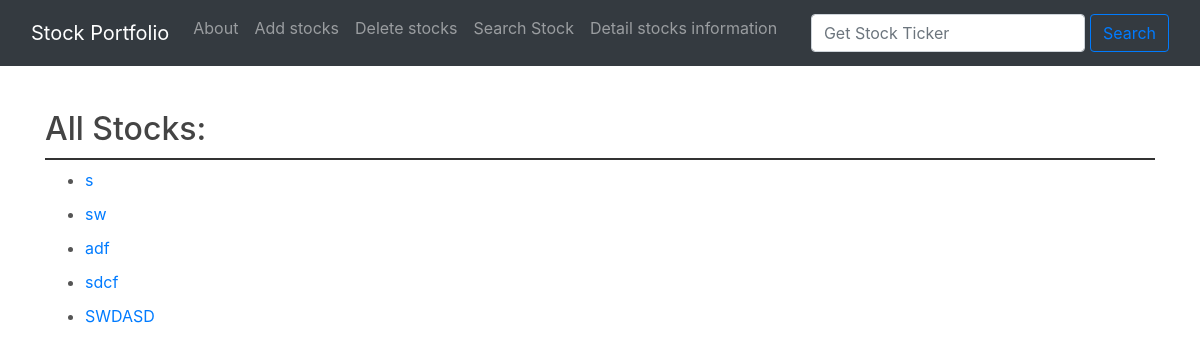
/stock_detail/, run on an earlier commit of the app's database.
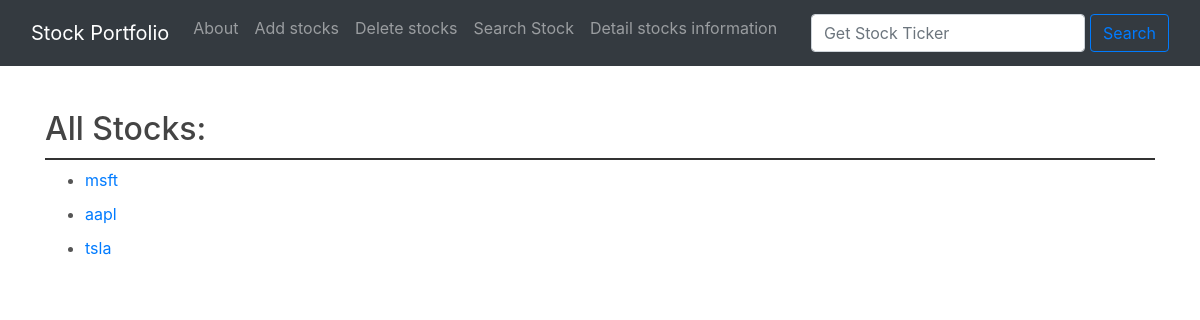
And on a later commit of the database.
### shares/models.py (models this page shows, shortened)
class Stock(models.Model):
    ticker = models.CharField(max_length=10, null=True, blank=True )
    companyName = models.CharField(max_length=100, null=True, blank=True)

### shares/views.py (the view)
# urls.py: path('stock_detail/', views.stock_detail, name='stock_detail'),
def stock_detail(request, stock_id=None):
    if stock_id:
        stock = Stock.objects.get(id=stock_id)
        yahoo_data = yf.Ticker(stock.ticker).history(period="5y")
        ticker_info = yf.Ticker(stock.ticker).info
        stock_info = {
            'address': ticker_info['address1'],
                        'city': ticker_info['city'],
                        'state': ticker_info['state'],
                        'zip': ticker_info['zip'],
                        'country': ticker_info['country'],
                        'phone': ticker_info['phone'],
                        'website': ticker_info['website'],
                        'industry': ticker_info['industry'],
                        'priceHint': ticker_info['priceHint'],
                        'previousClose': ticker_info['previousClose'],
                        'open': ticker_info['open'],
                        'dividendRate': ticker_info['dividendRate'],
                        'dividendYield': ticker_info['dividendYield'],
                        'exDividendDate': ticker_info['exDividendDate'],
                        'payoutRatio': ticker_info['payoutRatio'],
                        'grossMargins': ticker_info['grossMargins'],
                        '52WeekChange': ticker_info['52WeekChange'],
                        'longName': ticker_info['longName']
        }
        data_list = yahoo_data.reset_index().to_dict(orient="records")
        latest_close_price = data_list[-1]['Close'] if data_list else None
        plt.figure(figsize=(10, 5))
        sns.lineplot(x="Date", y="Close", data=yahoo_data)
        img = io.BytesIO()
        plt.savefig(img, format='png')
        img.seek(0)
        plot_url = base64.b64encode(img.getvalue()).decode('utf8')
        return render(request, 'stock_detail.html', {
            'detailed_stock': stock,
            'latest_close_price': latest_close_price,
            'yahoo_data': data_list,
            'stock_info': stock_info,
            'plot_url': plot_url
        })
    else:
        all_stocks = Stock.objects.all()
        return render(request, 'stock_detail.html', {'all_stocks': all_stocks})

### shares/templates/stock_detail.html (shortened to what this page needs)
{% extends "base.html" %}
{% block content %}
{% if detailed_stock %}
    <h2>{{ stock_info.longName }} {{ detailed_stock.ticker }}</h2>
    <h3>Last Close Price: {{ latest_close_price }}</h3>
    <h3>Stock Information:</h3>
    <div class="row">
        <div class="col-md-8">
            <table class="table table-hover table-striped table-bordered">
                <thead class="thead-dark">
                    <tr>
                        <th>Field</th>
                        <th>Value</th>
                    </tr>
                </thead>
                <tbody>
                    <tr><td>Address</td><td>{{ stock_info.address1 }}, {{ stock_info.city }}, {{ stock_info.state }} {{ stock_info.zip }}, {{ stock_info.country }}</td></tr>
                    <tr><td>Phone</td><td>{{ stock_info.phone }}</td></tr>
                    <tr><td>Website</td><td><a href="{{ stock_info.website }}" target="_blank">{{ stock_info.website }}</a></td></tr>
                    <tr><td>Industry</td><td>{{ stock_info.industry }}</td></tr>
                    <tr><td>Previous Close Price</td><td>${{ stock_info.previousClose }}</td></tr>
                    <tr><td>Open Price</td><td>${{ stock_info.open }}</td></tr>
                    <tr><td>Dividend Rate</td><td>{{ stock_info.dividendRate }}</td></tr>
                    <tr><td>Dividend Yield</td><td>{{ stock_info.dividendYield }}%</td></tr>
                    <tr><td>Ex-Dividend Date</td><td>{{ stock_info.exDividendDate }}</td></tr>
                    <tr><td>Payout Ratio</td><td>{{ stock_info.payoutRatio }}%</td></tr>
                    <tr><td>Gross Margins</td><td>{{ stock_info.grossMargins }}%</td></tr>
                    <tr><td>52-Week Change</td><td>{{ stock_info.52WeekChange }}%</td></tr>
                </tbody>
            </table>
        </div>
        <div class="row">
        <div class="col-md-8">
                    <h3>Stock Price Over Time:</h3>
                    <img alt="Stock Price Over Time">
                </div>
    </div>
    </div>
    <h3>History Finance Data:</h3>
    <div class="row">
        <div class="col-md-8">
            <table class="table table-hover table-striped table-bordered">
                <thead class="thead-dark">
                    <tr>
                        <th>Date</th>
                        <th>Close Price</th>
                    </tr>
                </thead>
                <tbody>
                    {% for record in yahoo_data %}
                        <tr>
                            <td>{{ record.Date }}</td>
                            <td>${{ record.Close }}</td>
                        </tr>
                    {% endfor %}
                </tbody>
            </table>
        </div>
    </div>
{% else %}
    <h2>All Stocks:</h2>
    <ul>
        {% for stock in all_stocks %}
            <li><a href="{% url 'stock_detail_with_id' stock.id %}">{{ stock.ticker }}</a></li>
        {% endfor %}
    </ul>
{% endif %}
{% endblock %}

### shares/templates/base.html (shortened to what this page needs)
{% load static %}
<!DOCTYPE html>
<html lang="en">
<head>
    <link rel="stylesheet" href="https://cdn.jsdelivr.net/npm/bootstrap@4.3.1/dist/css/bootstrap.min.css">
    <link href="https://maxcdn.bootstrapcdn.com/bootstrap/4.5.2/css/bootstrap.min.css" rel="stylesheet">
    <link rel="stylesheet" type="text/css" href="{% static 'css/styles.css' %}">
</head>
<body>
    <nav class="navbar navbar-expand-lg navbar-dark bg-dark">
        <div class="container-fluid">
            <a class="navbar-brand" href="{% url 'home' %}">Stock Portfolio</a>
            <div class="collapse navbar-collapse" id="navbarSupportedContent">
                <ul class="navbar-nav me-auto mb-2 mb-lg-0">
                    <li class="nav-item">
                        <a class="nav-link" href="{% url 'about' %}">About</a>
                    </li>
                    <li class="nav-item">
                        <a class="nav-link" href="{% url 'add_stock' %}">Add stocks</a>
                    </li>
                    <li class="nav-item">
                        <a class="nav-link" href="{% url 'delete_stock' %}">Delete stocks</a>
                    </li>
                    <li class="nav-item">
                        <a class="nav-link" href="{% url 'stock_search' %}">Search Stock</a>
                    </li>
                    <li class="nav-item">
                        <a class="nav-link" href="{% url 'stock_detail' %}">Detail stocks information</a>
                    </li>
                    </ul>
                <form action="{% url 'stock_search' %}" class="d-flex ml-auto" method="POST">
                    <input class="form-control me-2" type="search" placeholder="Get Stock Ticker" aria-label="Search" name="ticker_symbol">
                    <button class="btn btn-outline-primary" type="submit" style="margin-left: 5px;">Search</button>
                </form>
            </div>
        </div>
    </nav>
    <div class="container">
        <br/>
        {% block content %}
        {% endblock %}
</body>
</html>

### static/css/styles.css (style rules this page uses)
h2 { border-bottom: 2px solid #333; padding-bottom: 10px; margin-top: 20px; color: #444; }
p, ul { font-size: 16px; color: #555; line-height: 1.5; }
ul li { margin-bottom: 10px; }

What changed in the data, as far as the page shows it:
removed Stock: ticker "s"
removed Stock: ticker "sw"
removed Stock: ticker "adf"
removed Stock: ticker "sdcf"
removed Stock: ticker "SWDASD"
added Stock: ticker "msft"
added Stock: ticker "aapl"
added Stock: ticker "tsla"
